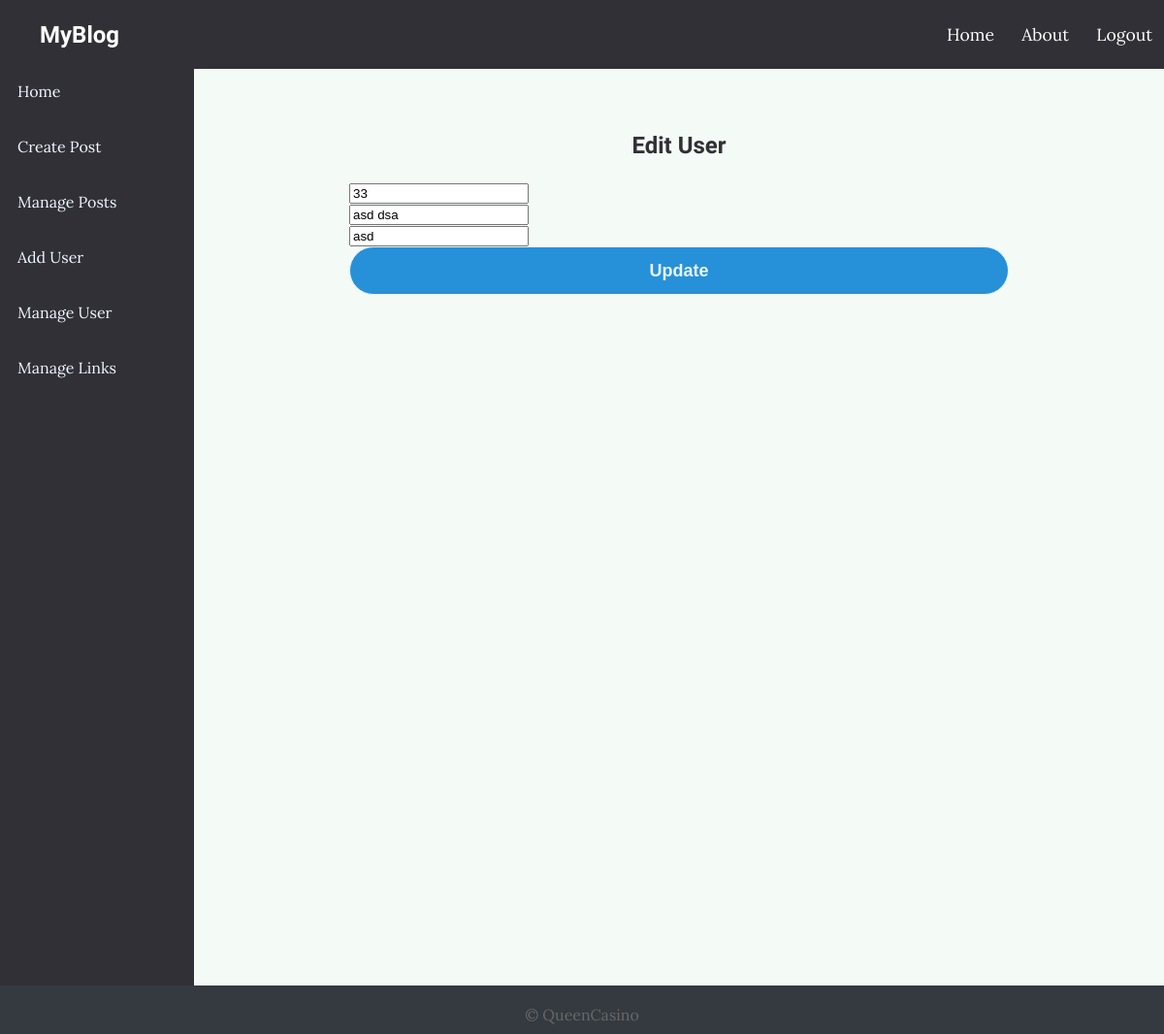
Page /pages/edit-user.php?userID=33 (signed in) on the committed database.
### tables this page shows
CREATE TABLE `user` (
  `userID` int(11) NOT NULL,
  `userName` varchar(40) NOT NULL,
  `userAlias` varchar(40) NOT NULL,
  `userPwd` varchar(255) NOT NULL
);

### pages/edit-user.php (the view, shortened to what this page needs)
<?php
  include_once("./header.php");
?>
<div class="admin-wrapper">
<?php include('./sidebar.php') ?>
<div class="admin-content">
    <div class="content">
        <h2 class="page-title">Edit User</h2>
        <form action="../includes/edit-user.inc.php" method="POST">
        <?php
            if(isset($_GET['userID'])){
            require_once('../includes/dbh.inc.php');
            $auth_id = mysqli_real_escape_string($conn, $_GET['userID']);
            $sql = "SELECT * FROM user WHERE userID = $auth_id;";
            $execute = mysqli_query($conn, $sql);
            $post = mysqli_fetch_assoc($execute);
            if($post > 0){
        ?>
        <input type="text" name="ID" value="<?php echo $post['userID']; ?>" readonly><br>
        <input type="text" name="name" value="<?php echo $post['userName']; ?>" ><br>
        <input type="text" name="alias" value="<?php echo $post['userAlias']; ?>" ><br>
      <input type="submit" value="Update" name="submit">
        <?php
    }
}
?>
        </form>
    </div>
</div>
</div>
<div class="footer-bottom">
    &copy; QueenCasino
</div>
</body>
</html>

### css/style1.css (style rules this page uses)
* { box-sizing: border-box; }
html, body { scroll-behavior:initial; padding: 0px; margin: 0px; background: #f6f6f6; font-family: 'Lora', serif; background-color:rgb(244, 250, 245); }
h1, h2, h3, h4, h5, h6 { font-family: 'Candal', serif; color: #303036; margin: 5px; }
.admin-wrapper { display: flex; height: 950px; }
.admin-wrapper .admin-content { flex: 8; height: 100%; padding: 40px 100px 100px; overflow-y: scroll; }
.admin-content .page-title { text-align: center; margin-bottom: 1.5rem; }
input[type="submit"] { width: 100%; height: 50px; border: 1px solid; background: #2691d9; border-radius: 25px; font-size: 18px; color: #e9f4fb; font-weight: 700; cursor: pointer; outline: none; }
.content { width: 85%; margin: 30px auto 30px; }
.footer-bottom { background: #343a40; color: #686868; height: 50px; width: 100%; text-align: center; position: relative; bottom: 0px; left: 0px; padding-top: 20px; }

### rows in the picture
user: ID "33", name "asd dsa", alias "asd"
